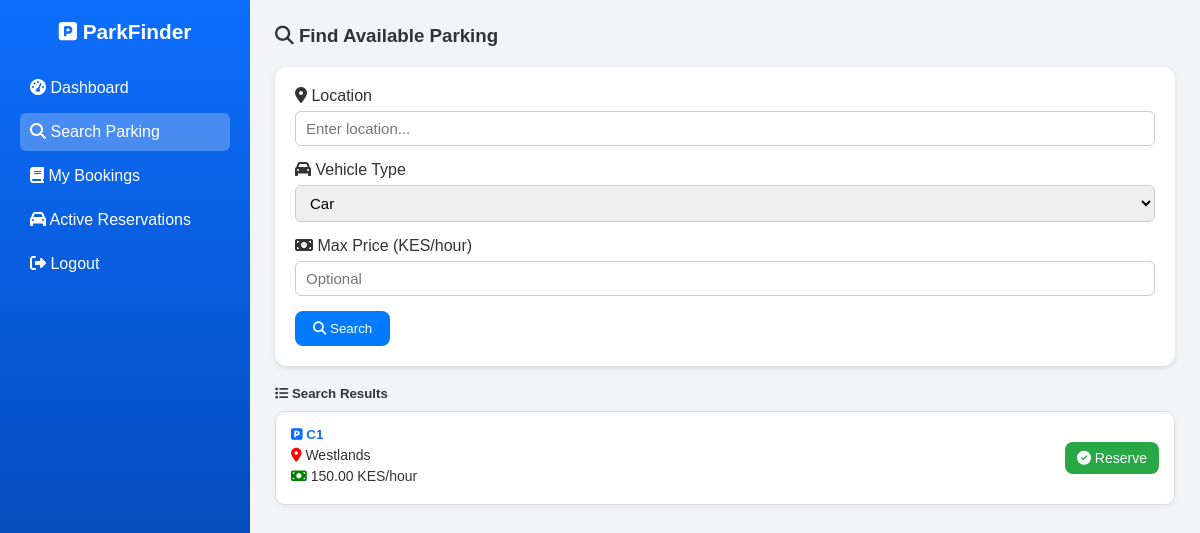
/public/search.php?location=Westlands (signed in), run on the app's committed database.
### tables this page shows
CREATE TABLE `parking_slots` (
  `id` int(11) NOT NULL,
  `slot_name` varchar(100) NOT NULL,
  `location` varchar(100) DEFAULT NULL,
  `branch_id` int(11) NOT NULL,
  `slot_code` varchar(50) NOT NULL,
  `type` enum('motorcycle','car','van','truck') DEFAULT 'car',
  `hourly_rate` decimal(10,2) NOT NULL DEFAULT 0.00,
  `status` enum('vacant','occupied','reserved','out_of_service') DEFAULT 'vacant',
  `created_at` timestamp NOT NULL DEFAULT current_timestamp()
);

### public/search.php (the view, shortened to what this page needs)
<?php
require_once __DIR__ . '/../src/db.php';
$results = [];
if ($_SERVER['REQUEST_METHOD'] === 'GET' && isset($_GET['location'])) {
  $location = '%' . trim($_GET['location']) . '%';
  $max_price = !empty($_GET['max_price']) ? (float)$_GET['max_price'] : 999999;
  $vehicle_type = !empty($_GET['vehicle_type']) ? trim($_GET['vehicle_type']) : 'car';
  $stmt = $pdo->prepare("SELECT * FROM parking_slots
        WHERE location LIKE ?
        AND hourly_rate <= ?
        AND status = 'vacant'
        AND (type = ? OR ? = 'any')
        ORDER BY hourly_rate ASC");
  $stmt->execute([$location, $max_price, $vehicle_type, $vehicle_type]);
  $results = $stmt->fetchAll();
}
?>
<!DOCTYPE html>
<html lang="en">
<head>
<link href="https://cdnjs.cloudflare.com/ajax/libs/font-awesome/6.5.0/css/all.min.css" rel="stylesheet">
</head>
<body>
  <div class="sidebar">
    <h2><i class="fa-solid fa-square-parking"></i> ParkFinder</h2>
    <a href="driver_dashboard.php"><i class="fa-solid fa-gauge-high"></i> Dashboard</a>
    <a href="search.php" class="active"><i class="fa-solid fa-magnifying-glass"></i> Search Parking</a>
    <a href="my_bookings.php"><i class="fa-solid fa-book"></i> My Bookings</a>
    <a href="reserve.php"><i class="fa-solid fa-car"></i> Active Reservations</a>
    <a href="../src/logout.php"><i class="fa-solid fa-right-from-bracket"></i> Logout</a>
  </div>
  <div class="main">
    <h3><i class="fa-solid fa-magnifying-glass"></i> Find Available Parking</h3>
    <form method="GET">
      <div class="form-row">
        <label><i class="fa-solid fa-location-dot"></i> Location</label>
        <input type="text" name="location" placeholder="Enter location..." required>
        <label><i class="fa-solid fa-car"></i> Vehicle Type</label>
        <select name="vehicle_type">
          <option value="car">Car</option>
        </select>
        <label><i class="fa-solid fa-money-bill"></i> Max Price (KES/hour)</label>
        <input type="number" name="max_price" placeholder="Optional">
      </div>
      <button type="submit"><i class="fa-solid fa-search"></i> Search</button>
    </form>
    <?php if ($_SERVER['REQUEST_METHOD'] === 'GET' && isset($_GET['location'])): ?>
      <div class="results">
        <h5><i class="fa-solid fa-list"></i> Search Results</h5>
        <?php if (count($results) > 0): ?>
          <?php foreach ($results as $slot): ?>
            <div class="slot-card">
              <div>
                <h5><i class="fa-solid fa-square-parking"></i> <?= htmlspecialchars($slot['slot_name']) ?></h5>
                <p><i class="fa-solid fa-location-dot" style="color:red;"></i> <?= htmlspecialchars($slot['location']) ?></p>
                <p><i class="fa-solid fa-money-bill" style="color:green;"></i> <?= htmlspecialchars($slot['hourly_rate']) ?> KES/hour</p>
              </div>
              <a href="reserve.php?slot_id=<?= $slot['id'] ?>" class="reserve-btn">
                <i class="fa-solid fa-circle-check"></i> Reserve
              </a>
            </div>
          <?php endforeach; ?>
        <?php else: ?>
          <div class="alert">No available slots found for your search criteria.</div>
        <?php endif; ?>
      </div>
    <?php endif; ?>
  </div>
</body>
</html>

### public/search.php (style rules this page uses)
* { box-sizing:border-box;margin:0;padding:0;font-family:'Poppins',sans-serif; }
body { display:flex;min-height:100vh;background:#f2f4f8;color:#333; }
.sidebar { width:250px;background:linear-gradient(180deg,#0d6efd,#003c9e); color:#fff;padding:20px;flex-shrink:0; }
.sidebar h2 { text-align:center;font-size:1.3rem;margin-bottom:25px; }
.sidebar a { display:block;color:#fff;text-decoration:none; padding:10px;border-radius:6px;margin-bottom:6px; transition:background .3s; }
.sidebar a:hover,.sidebar a.active { background:rgba(255,255,255,0.25); }
.main { flex:1;padding:25px; }
h3 { margin-bottom:20px; }
form { background:#fff;padding:20px;border-radius:12px; box-shadow:0 2px 6px rgba(0,0,0,0.1);margin-bottom:20px; }
label { display:block;font-weight:500;margin-bottom:6px; }
input[type="text"],input[type="number"],select { width:100%;padding:8px 10px;border:1px solid #ccc; border-radius:6px;margin-bottom:15px;font-size:15px; }
button { background:#007bff;color:#fff;border:none; padding:10px 18px;border-radius:8px;cursor:pointer; transition:background .3s; }
.results h5 { margin-bottom:10px; }
.slot-card { background:#fff;border:1px solid #ddd;border-radius:10px; padding:15px;margin-bottom:10px; display:flex;justify-content:space-between;align-items:center; box-shadow:0 2px 6px rgba(0,0,0,0.05); transition:transform .2s; }
.slot-card h5 { color:#0d6efd;margin-bottom:5px; }
.slot-card p { margin-bottom:5px;font-size:14px; }
.reserve-btn { background:#28a745;color:#fff;text-decoration:none; padding:8px 12px;border-radius:8px;font-size:14px; }

### data on the page
parking_slots: slot_name "C1", location "Westlands", hourly_rate "150.00"
